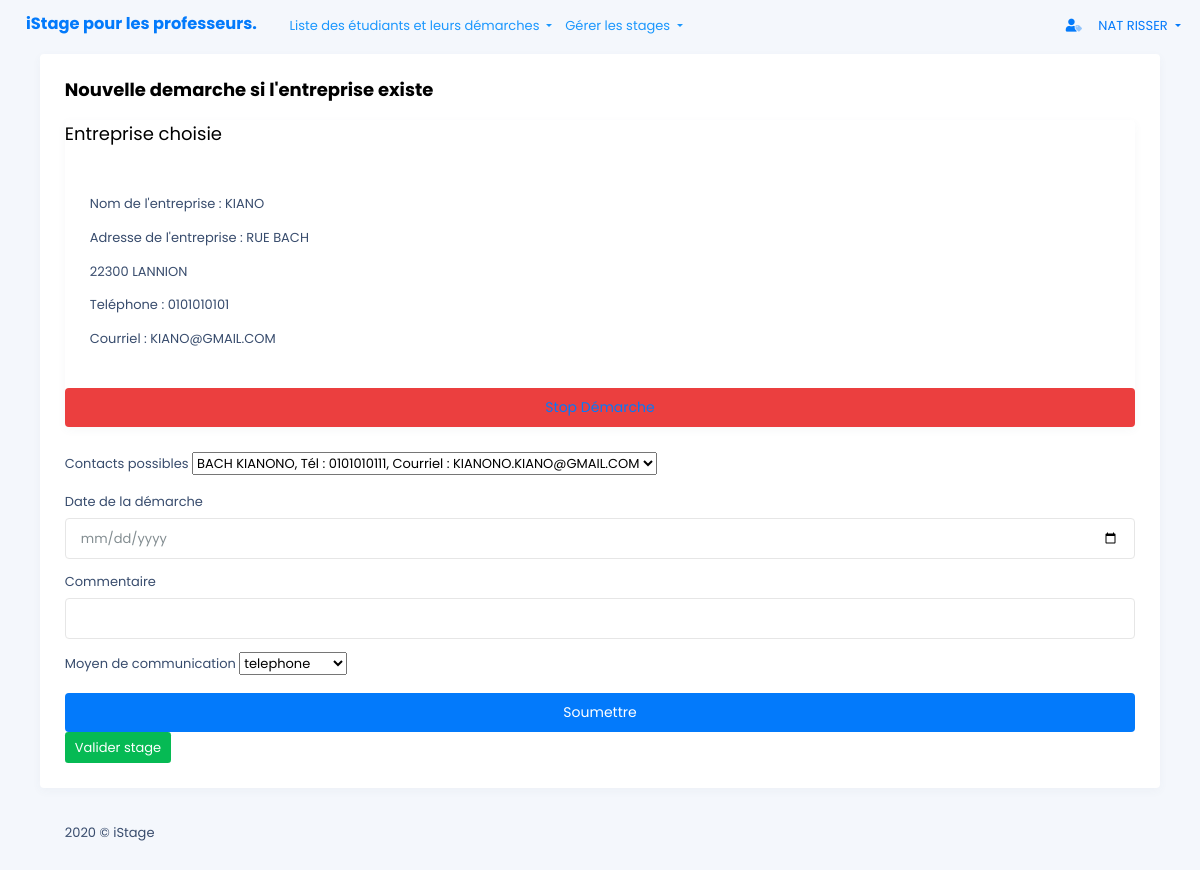
Page /front_end/creer_demarche.php?id=1 (signed in) on the committed database.
### tables this page shows
CREATE TABLE IF NOT EXISTS `entreprise` (
  `ID_ENTREPRISE` smallint NOT NULL AUTO_INCREMENT,
  `NOM_ENTREPRISE` char(32) NOT NULL,
  `ADRESSE_ENTREPRISE` char(255) NOT NULL,
  `CP_ENTREPRISE` char(5) NOT NULL,
  `VILLE_ENTREPRISE` char(32) NOT NULL,
  `TEL_ENTREPRISE` char(10) NOT NULL,
  `EMAIL_ENTREPRISE` char(32) NOT NULL,
  `REFUS_ANNEESIO1` tinyint(1) NOT NULL DEFAULT '0',
  `REFUS_ANNEE_SIO2` tinyint(1) NOT NULL DEFAULT '0',
  PRIMARY KEY (`ID_ENTREPRISE`)
);

### back_end/recherche_entreprise.php (called while the page is built)
<?php
$id= $_GET['id'];
$stmt = $db_etudiant->prepare(
    "SELECT  NOM_ENTREPRISE,ADRESSE_ENTREPRISE, CP_ENTREPRISE,
       VILLE_ENTREPRISE,TEL_ENTREPRISE,EMAIL_ENTREPRISE,REFUS_ANNEESIO1
       FROM entreprise
       WHERE ENTREPRISE.ID_ENTREPRISE=:id;"
);
$stmt->bindValue(':id', $id, PDO::PARAM_INT);
$stmt->execute();
$entreprise = $stmt->fetch(PDO::FETCH_BOTH);
$stmt = $db_etudiant->prepare(
    "SELECT  ID_SALARIE,NOM_SALARIE,PRENOM_SALARIE,TEL_SALARIE,EMAIL_SALARIE
      FROM salarie INNER JOIN entreprise
          ON SALARIE.ID_ENTREPRISE=ENTREPRISE.ID_ENTREPRISE
      WHERE ENTREPRISE.ID_ENTREPRISE=:id;"
);
$stmt->bindValue(':id', $id, PDO::PARAM_INT);
$stmt->execute();
$contacts = $stmt->fetchAll(PDO::FETCH_BOTH);
$stmt = $db_etudiant->prepare("SELECT  ID_MOYEN,LIBELLE_MOYEN  FROM moyencom;");
$stmt->execute();
$moyens = $stmt->fetchAll(PDO::FETCH_BOTH);
?>

### front_end/creer_demarche.php (the view, shortened to what this page needs)
<!DOCTYPE html>
<html lang="en">
<?php
    include_once '../includes/header.php';
    include_once '../back_end/recherche_entreprise.php';
?>
<body>
<?php
    include_once '../includes/barnav.php';
?>
    <div class="lime-container">
        <div class="lime-body">
            <div class="container">
                <div class="row">
                    <div class="col-md-12">
                        <div class="card">
                            <div class="card-body">
                                <h5 class="card-title">Nouvelle demarche si l'entreprise existe</h5>
                                <div class="card">
                                  <p class="card-title">Entreprise choisie</p>
                                    <div class="card-body">
                                    <p class="card-text">Nom de l'entreprise : <?php echo $entreprise['NOM_ENTREPRISE'];?></p>
                                    <p class="card-text">Adresse de l'entreprise : <?php echo $entreprise['ADRESSE_ENTREPRISE'];?></p>
                                    <p class="card-text"><?php echo $entreprise['CP_ENTREPRISE'].' '.$entreprise['VILLE_ENTREPRISE'];?></p>
                                    <p class="card-text">Teléphone : <?php echo $entreprise['TEL_ENTREPRISE'];?></p>
                                    <p class="card-text"> Courriel : <?php echo $entreprise['EMAIL_ENTREPRISE'];?></p>
                                    </div>
                                    <button type="button" name="stop_demarche" id="stop_demarche"
                                        class="btn btn-block btn-danger btn-lg"><a href="../back_end/stop_demarche.php?id=<?php echo $id?>">Stop Démarche</a>
                                    </button>
                                </div>
                                <form method="POST" id="creer_demarche" name="creer_demarche" class="mt-4">
                                    <div class="form-group">
                                        <label for="contact">Contacts possibles  </label>
                                        <select   name="id_contact" id="id_contact"  required  >
                                        <?php foreach ($contacts as $contact) { ?>
                                             <option value="<?php echo $contact['ID_SALARIE']?>"><?php echo $contact['PRENOM_SALARIE'].' '.$contact['NOM_SALARIE'].', Tél :  '.$contact['TEL_SALARIE'].', Courriel :  '.$contact['EMAIL_SALARIE'] ?></option>
                                           <?php } ?>
                                        </select>
                                    </div>
                                    <div class="form-group">
                                        <label for="date">Date de la démarche</label>
                                        <input type="date" class="form-control " id="date_dem"  name="date_dem"  required >
                                    </div>
                                    <div class="form-group">
                                        <label for="comment">Commentaire </label>
                                        <input type="text" class="form-control " id="comment"  name="comment"  required>
                                    </div>
                                    <div class="form-group">
                                        <label for="moyen">Moyen de communication</label>
                                        <select   name="id_moyen" id="moyen_com" required>
                                           <?php foreach ($moyens as $moyen) { ?>
                                             <option value="<?php echo $moyen['ID_MOYEN']?>"><?php echo $moyen['LIBELLE_MOYEN']?></option>
                                           <?php } ?>
                                        </select>
                                    </div>
                                    <div class="mt-3">
                                        <button type="submit" name="creer_demarche" id="creer_demarche"
                                            class="btn btn-block btn-primary btn-lg">Soumettre</button>
                                    </div>
                                    <div>
                                        <button type="send" name="valider_stage" id="valider_stage"class="btn btn-success">
                                        Valider stage</button>
                                   </div>
                                </form>
                            </div>
                        </div>
                    </div>
                </div>
            </div>
        </div>
        <div class="lime-footer">
            <div class="container">
                <div class="row">
                    <div class="col-md-12">
                        <span class="footer-text">2020 © iStage</span>
                    </div>
                </div>
            </div>
        </div>
    </div>
</body>
</html>

### includes/header.php (shortened to what this page needs)
<head>
    <link href="../assets/fonts/all.css" rel="stylesheet">
    <link rel="stylesheet" href="https://maxcdn.bootstrapcdn.com/bootstrap/4.0.0/css/bootstrap.min.css">
    <link href="https://cdn.jsdelivr.net/npm/bootstrap@5.0.0-beta1/dist/css/bootstrap.min.css" rel="stylesheet">
    <link href="../assets/plugins/font-awesome/css/all.min.css" rel="stylesheet">
    <link href="../assets/plugins/toastr/toastr.min.css" rel="stylesheet">
    <link href="../assets/css/custom.css" rel="stylesheet">
    <link href="../assets/css/lime.min.css" rel="stylesheet">
</head>

### includes/barnav.php (shortened to what this page needs)
<nav class="navbar navbar-expand-lg navbar-light">
  <?php
  if ($_SESSION['rank'] == "professeur") {
    echo '
    <h2 class="navbar-brand nav-link">
    <a href="tdb_professeur.php">
      iStage pour les professeurs.
    </a>
  </h2>
  <button class="navbar-toggler" type="button" data-toggle="collapse" data-target="#navbarSupportedContent" aria-controls="navbarSupportedContent" aria-expanded="false" aria-label="Toggle navigation">
    <span class="navbar-toggler-icon"></span>
  </button>
  <div class="collapse navbar-collapse" id="navbarSupportedContent">
    <ul class="navbar-nav mr-auto">
      <li class="nav-item dropdown">
        <a class="nav-link dropdown-toggle" id="navbarDropdown" href="#" role="button" data-toggle="dropdown" aria-haspopup="true" aria-expanded="false">
          Liste des étudiants et leurs démarches
        </a>
        <div class="dropdown-menu" aria-labelledby="navbarDropdown">
          <a href="lister_etudiant.php?classe=SIO1"> BTS SIO1</a>
          <a href="lister_etudiant.php?classe=SIO2"> BTS SIO2</a>
        </div>
      </li>
    </ul>
    <ul class="navbar-nav mr-auto">
      <li class="nav-item dropdown">
        <a class="nav-link dropdown-toggle" id="navbarDropdown" href="#" data-toggle="dropdown">
          Gérer les stages
        </a>
        <div class="dropdown-menu" aria-labelledby="navbarDropdown">
          <a href="emettre_voeux.php"> émettre des voeux de visites</a>
          <a href="afficher_visites.php"> afficher les visites fixées</a>
          <a href="afficher_stages.php"> afficher les stages </a>
          <a href="stats_stages.php">afficher les statistiques des stages </a>
        </div>
      </li>
    </ul>
  ';
  }
  ?>
  <ul class="navbar-collapse justify-content-end navbar-nav">
    <li class=" nav-link dropdown">
      <a class="dropdown-toggle" data-toggle="dropdown" href="#">
        <i class="fad fa-user-tag mr-3"></i>
        <?php echo ucfirst($_SESSION['prenom']) . " " . ucfirst($_SESSION['nom']); ?>
      </a>
    </li>
  </ul>
</nav>

### assets/css/custom.css (style rules this page uses)
body { font-size: 1rem; font-family: Roboto, sans-serif; font-weight: initial; line-height: normal; -webkit-font-smoothing: antialiased }
a { text-decoration: none; }
.h1, .h2, .h3, .h4, .h5, .h6, h1, h2, h3, h4, h5, h6 { font-weight: 700 }
label { line-height: 1.3rem }
.h2, h2 { font-size: 1.875rem }
.h5, h5 { font-size: 1rem }
body, html { overflow-x: hidden; padding-right: 0 !important }
* { box-sizing: border-box }
nav { position:relative; z-index: 9999; }
.nav-link { color:#1b97fd !important; }

### rows in the picture
entreprise: NOM_ENTREPRISE "KIANO", ADRESSE_ENTREPRISE "RUE BACH", CP_ENTREPRISE "22300", VILLE_ENTREPRISE "LANNION", TEL_ENTREPRISE "0101010101", EMAIL_ENTREPRISE "KIANO@GMAIL.COM"

### other values in the picture
$_SESSION['prenom'] "NAT"
$_SESSION['nom'] "RISSER"
form field id_contact "BACH KIANONO, Tél : 0101010111, Courriel : KIANONO.KIANO@GMAIL.COM"
form field id_moyen "telephone"
